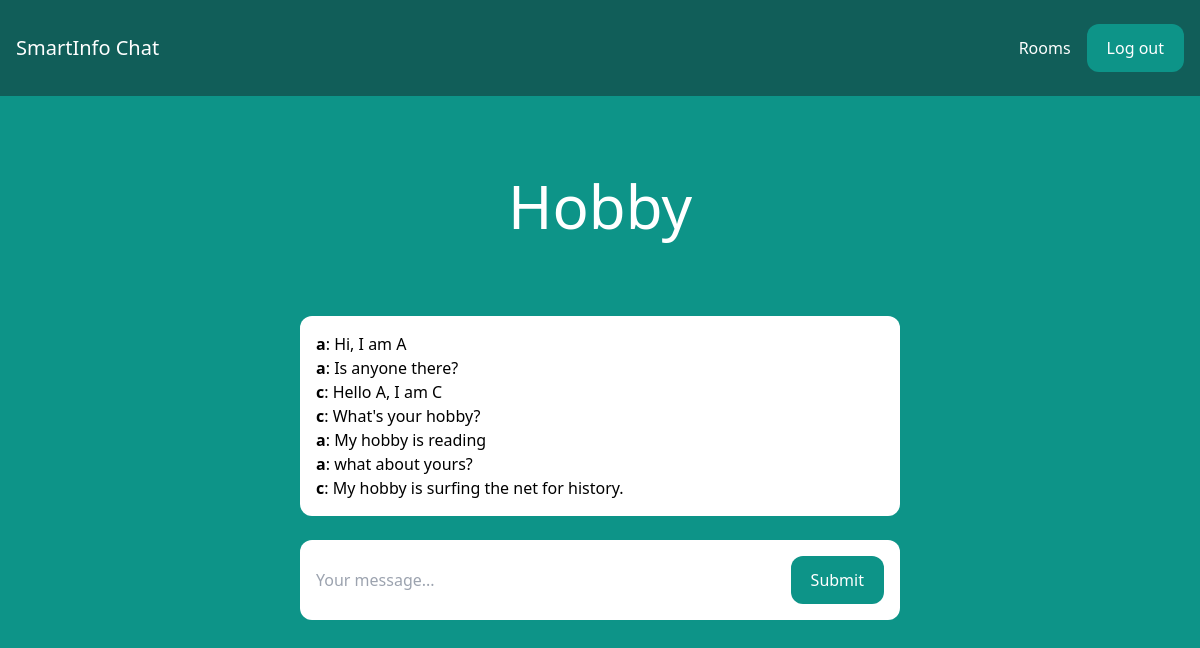
Screenshot of /rooms/hobby/ (signed in) with the database file from the repository.
### room/models.py (models this page shows, shortened)
class Room(models.Model):
    name = models.CharField(max_length=255)
    slug = models.SlugField(unique=True)

class Message(models.Model):
    room = models.ForeignKey(Room, related_name='messages', on_delete=models.CASCADE)
    user = models.ForeignKey(User, related_name='messages', on_delete=models.CASCADE)
    content = models.TextField()
    date_added = models.DateTimeField(auto_now_add=True)
    class Meta:
        ordering = ('date_added',)

### room/views.py (the view)
# urls.py: path('rooms/', include('room.urls')),
@login_required
def room(request, slug):
    room = Room.objects.get(slug=slug)
    messages = Message.objects.filter(room=room)[0:25]
    return render(request, 'room/room.html', {'room': room, 'messages': messages})

### room/templates/room/room.html (shortened to what this page needs)
{% extends 'core/base.html' %}
{% block content %}
<div class="p-10 lg:p-20 text-center">
    <h1 class="text-3xl lg:text-6xl text-white">{{ room.name }}</h1>
</div>
<div class="lg:w-2/4 mx-4 lg:mx-auto p-4 bg-white rounded-xl">
    <div class="chat-messages space-y-3" id="chat-messages">
        {% for m in messages %}<b>{{ m.user.username }}</b>: {{ m.content }}<br>{% endfor %}
    </div>
</div>
<div class="lg:w-2/4 mt-6 mx-4 lg:mx-auto p-4 bg-white rounded-xl">
    <form method="post" action="." class="flex">
        <input type="text" name="content" class="flex-1 mr-3" placeholder="Your message..." id="chat-message-input">
        <button
            class="px-5 py-3 rounded-xl text-white bg-teal-600 hover:bg-teal-700"
            id="chat-message-submit"
        >Submit</button>
    </form>
</div>
{% endblock %}

### rows the page displays
Room: name "Hobby"
Message: user.username "a", content "Hi, I am A"
Message: user.username "a", content "Is anyone there?"
Message: user.username "c", content "Hello A, I am C"
Message: user.username "c", content "What's your hobby?"
Message: user.username "a", content "My hobby is reading"
Message: user.username "a", content "what about yours?"
Message: user.username "c", content "My hobby is surfing the net for history."
